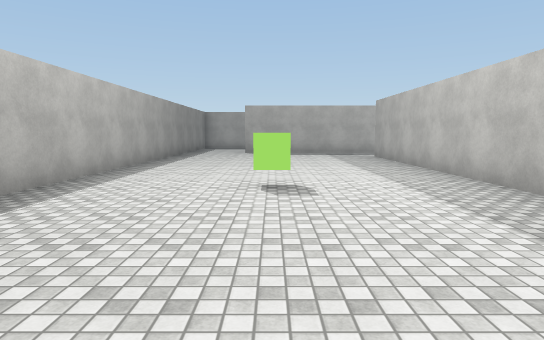
View 1 (above)

23 first-person views from a walk through a scene from a Unity 3-D project. The camera is 1.5 m above the floor, tilts 6° down and sees 75° across. The floor is counted in squares, 2 m on a side. Each view is taken from the middle of a square. On the plan, view 1 faces up. The plan holds only what a view shows up to about 11 squares ahead; the rest is blank. The player is left out. Surface patterns are stand-ins for the level's own textures.

View 2
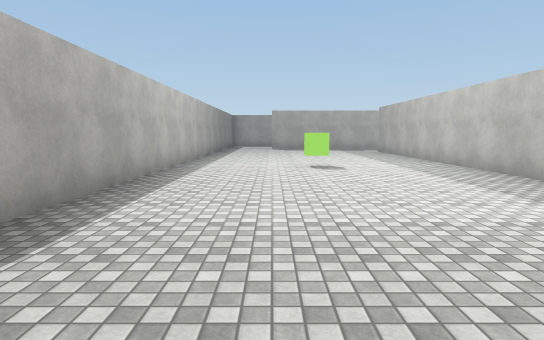

View 3
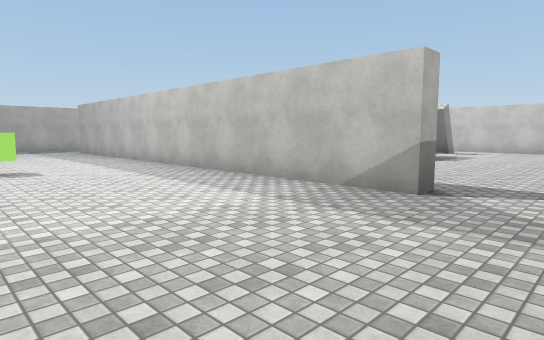

View 4
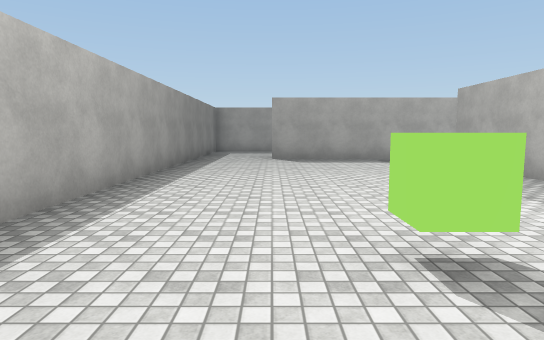

View 5
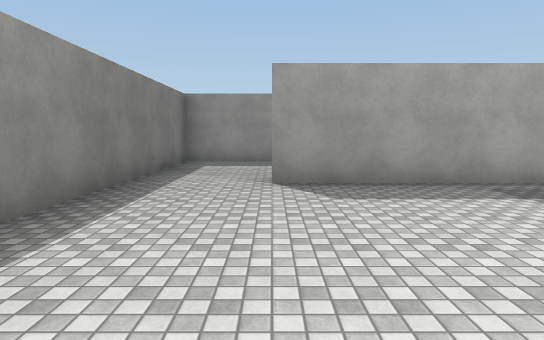

View 6
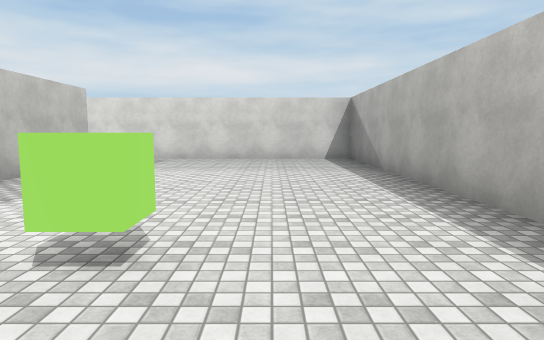

View 7
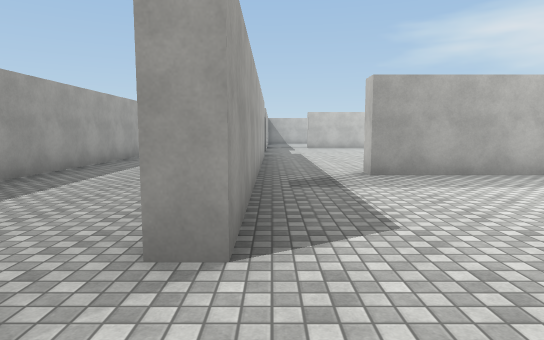

View 8
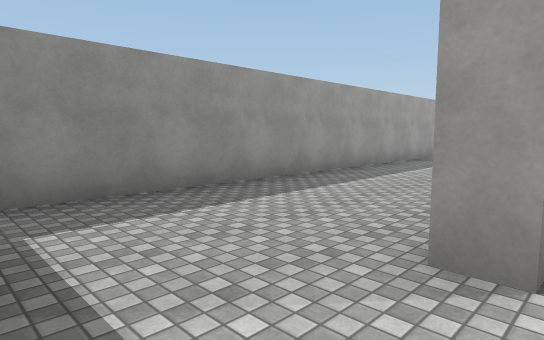

View 9
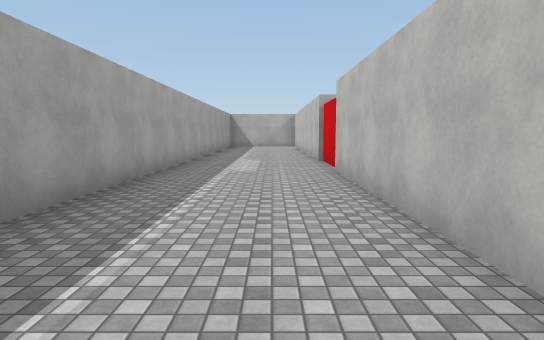

View 10
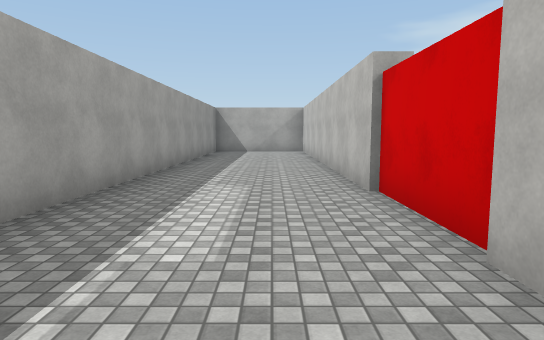

View 11
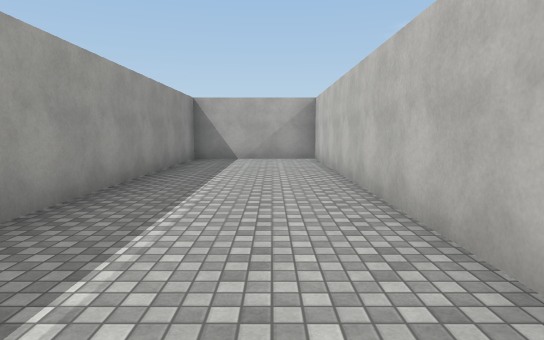

View 12
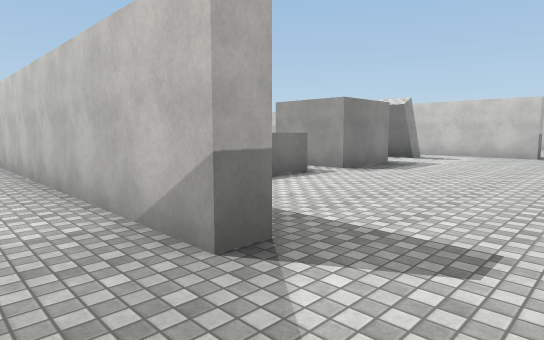

View 13
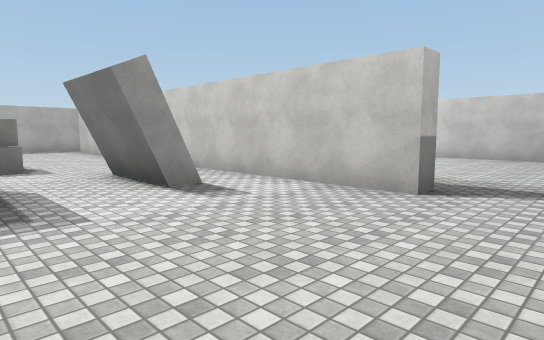

View 14
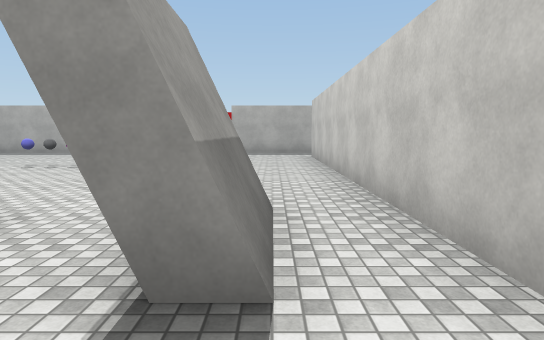

View 15
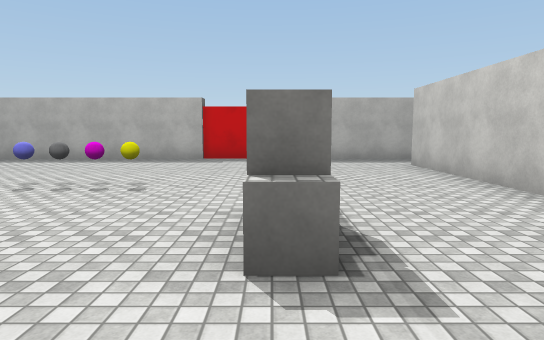

View 16
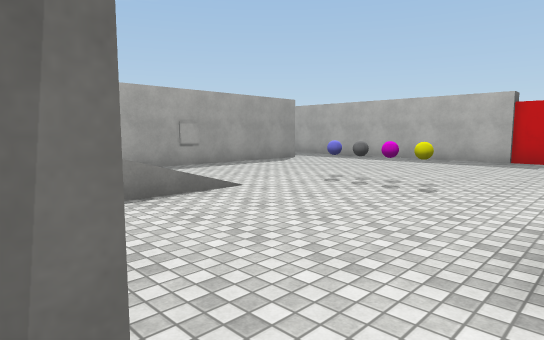

View 17
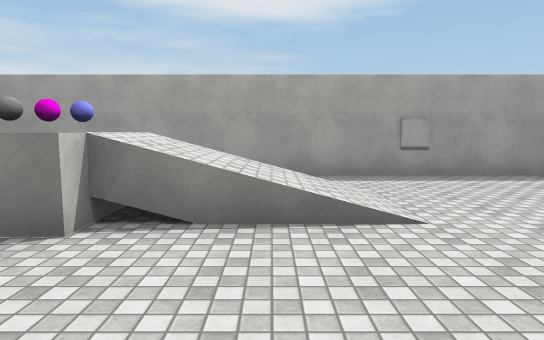

View 18
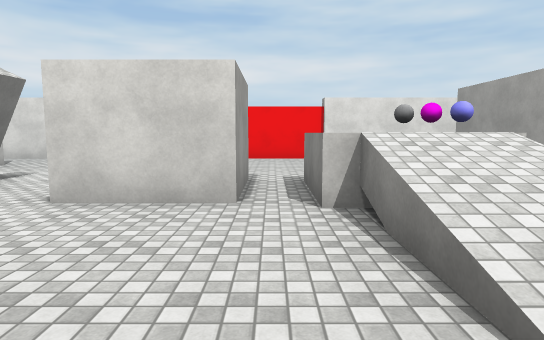

View 19
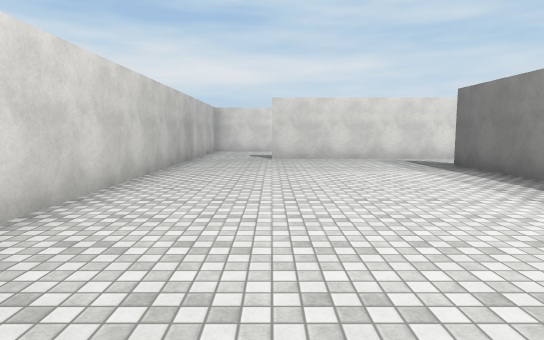

View 20
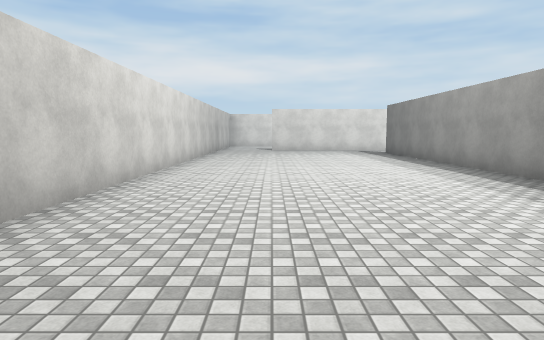

View 21
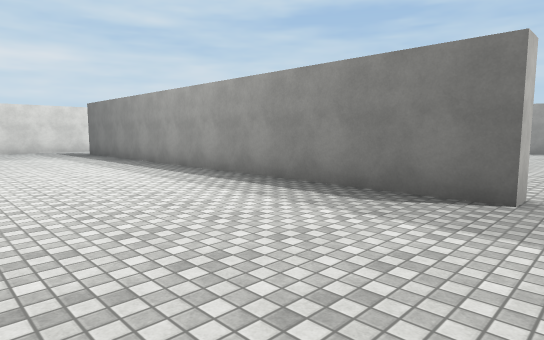

View 22
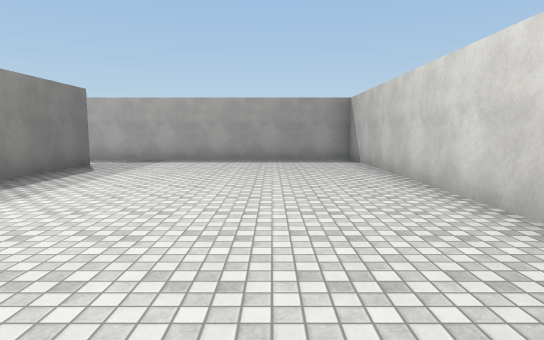

View 23
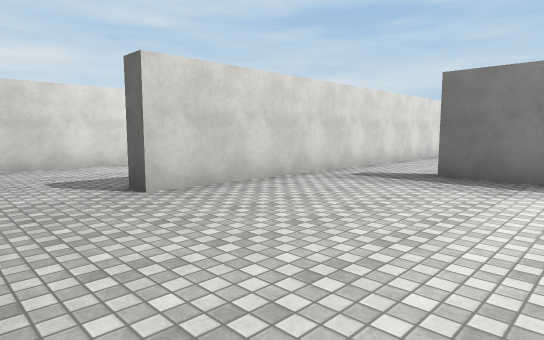

### Floor plan
Ten units are one square. View 1 is at (0, 0); x grows to the right and y downward. Boxes are objects, and circles mark ways between rooms. Rooms are numbered by the first view taken in them; rooms with no view inside come last. Other rooms are left out.
<svg viewBox="-37 -177 254 223">
<path fill="none" stroke="#000" d="M33 -84 33 -112 38 -112M45 -132 -10 -132 -10 -138M35 -137 212 -137 212 -172 -32 -172 -32 32 45 32M38 13 33 13 33 -65M127 -35 127 -15M105 -12 84 -12 84 -33 105 -33M121 -15 121 -35M129 -15 123 -15M38 -65 38 13M38 -112 38 -84M96 32 145 32M104 -132 45 -132M147 13 143 13 143 -112M45 32 88 32M146 -132 126 -132M129 -35 129 -15M123 -15 123 -35M145 32 190 32M143 -112 147 -112 147 13M212 41 212 -132 146 -132"/>
<rect x="-5" y="-55" width="10" height="10" fill="#bbb"><title>green cube</title></rect>
<rect x="65" y="-85" width="10" height="10" fill="#bbb"><title>blue ball</title></rect>
<rect x="75" y="-85" width="10" height="10" fill="#bbb"><title>grey ball</title></rect>
<rect x="85" y="-85" width="10" height="10" fill="#bbb"><title>yellow ball</title></rect>
<rect x="105" y="-65" width="10" height="20" fill="#bbb"><title>other object</title></rect>
<circle cx="40" cy="-120" r="3" fill="#2a7"/>
<circle cx="40" cy="25" r="3" fill="#2a7"/>
<circle cx="150" cy="-120" r="3" fill="#2a7"/>
<circle cx="150" cy="25" r="3" fill="#2a7"/>
<text x="30" y="-100">1</text>
<text x="90" y="-50">2</text>
<text x="180" y="-40">3</text>
</svg>
Room 1 opens to room 2. Room 2 opens to room 3.

Where each view was taken, in squares from view 1:
view 1: 0 up, 0 right, facing up
view 2: 3 down, 1 left, facing up
view 3: 3 down, 1 left, facing up-right
view 4: 3 up, 1 left, facing up
view 5: 8 up, 1 left, facing up
view 6: 7 up, 1 left, facing down
view 7: 13 up, 3 left, facing right
view 8: 13 up, 3 left, facing up-right
view 9: 15 up, 2 right, facing right
view 10: 15 up, 7 right, facing right
view 11: 15 up, 11 right, facing right
view 12: 3 down, 2 right, facing up-right
view 13: 3 down, 10 right, facing up-right
view 14: 0 up, 13 right, facing up
view 15: 3 up, 11 right, facing up
view 16: 3 up, 11 right, facing up-left
view 17: 5 up, 10 right, facing left
view 18: 7 up, 8 right, facing down
view 19: 7 up, 19 right, facing down
view 20: 12 up, 19 right, facing down
view 21: 12 up, 19 right, facing down-left
view 22: 3 up, 19 right, facing up
view 23: 1 up, 21 right, facing down-left
